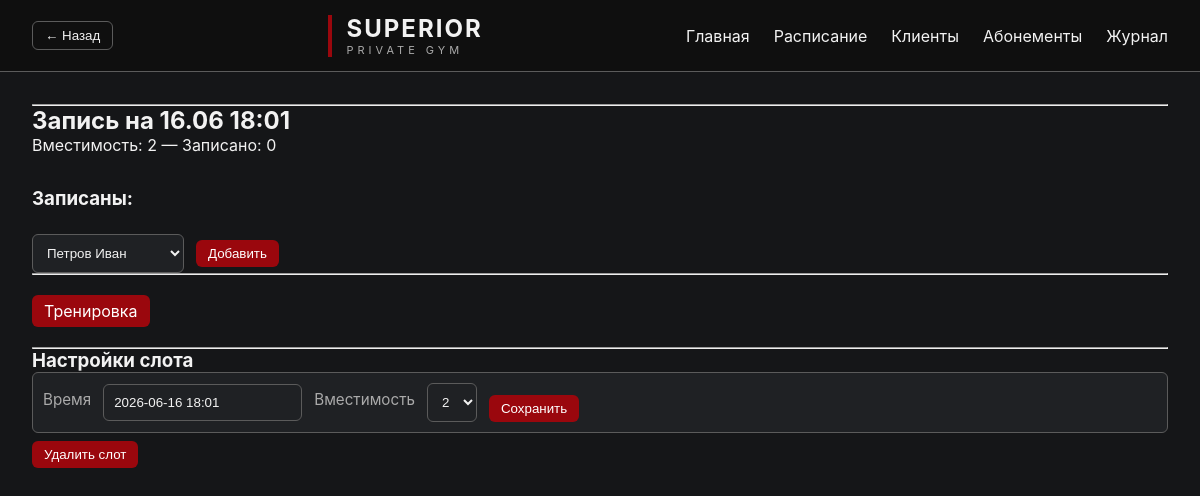
Screenshot of /slot/2?week_offset=0 with the database file from the repository.
### app.py (models this page shows)
class Slot(Base):
    __tablename__ = "slots"
    id = Column(Integer, primary_key=True)
    start_time = Column(DateTime)
    capacity = Column(Integer, default=4)

### app.py (the view)
@app.get("/slot/{slot_id}")
def slot_page(
    request: Request,
    slot_id: int,
    db: Session = Depends(get_db),
    week_offset: int = 0,
):
    slot = db.get(Slot, slot_id)
    bookings = (
        db.query(Booking)
        .filter(
            Booking.slot_id == slot_id
        )
        .all()
    )
    clients: List[Client] = []
    for booking in bookings:
        clients.append(
            db.get(
                Client,
                booking.client_id,
            )
        )
    all_clients = db.query(Client).all()
    return templates.TemplateResponse(
        request=request,
        name="slot.html",
        context={
            "slot": slot,
            "clients": clients,
            "all_clients": all_clients,
            "week_offset": week_offset,
        },
    )

### templates/slot.html (shortened to what this page needs)
{% extends "base.html" %}
{% block content %}
<hr />
<div class="slot-header">
	<h2>Запись на {{ slot.start_time.strftime('%d.%m %H:%M') }}</h2>
	<div class="muted">Вместимость: {{ slot.capacity }} — Записано: {{ clients|length }}</div>
</div>
{% set flash = request.query_params.get('flash') %}
<h3>Записаны:</h3>
<form method="post" action="/slot/{{ slot.id }}/add">
	<select name="client_id" class="field">
		{% for client in all_clients %}
		<option value="{{ client.id }}">
		{{ client.name }}
		</option>
		{% endfor %}
	</select>
	<button class="btn">Добавить</button>
</form>
<hr />
<br />
<a class="btn" href="/slot/{{ slot.id }}/program?week_offset={{ week_offset }}">Тренировка</a>
<br />
<br />
<hr />
<h3>Настройки слота</h3>
<form method="post" action="/slots/edit/{{ slot.id }}" class="field">
	<label class="label">Время</label>
	<input class="field" type="text" name="start_time" value="{{ slot.start_time.strftime('%Y-%m-%d %H:%M') }}" required />
	<label class="label">Вместимость</label>
	<select name="capacity" class="field">
		<option value="2" {% if slot.capacity == 2 %}selected{% endif %}>2</option>
	</select>
	<div class="edit-actions">
		<button class="btn" type="submit">Сохранить</button>
	</div>
</form>
<div style="display: flex; gap: 10px; align-items: center; margin-top: 8px;">
	<form method="post" action="/slots/delete/{{ slot.id }}"
		onsubmit="return confirm('Удалить слот? Это удалит все бронирования.');">
		<button class="btn" >Удалить слот</button>
	</form>
</div>
{% endblock %}

### static/style.css (style rules this page uses)
:root { --bg: #151618; --surface: #1F2124; --surface-hover: #252525; --text: #f2f2f2; --muted: #aaaaaa; --accent: #9A070D; --accent-hover: #B10A11; --accent-soft: rgba(154,7,13,.15); --warm_1: #8A6A4A; --warm_2: #7B5A3D; --green: #3c8f3f; --border: #5B5B5B; --radius: 6px; --radius-lg: 10px; --pad: 10px; --pad-lg: 20px; --btn-pad: 6px 12px; --row-height: 41px; --wrapper-rows: 10; }
.btn { display: inline-block; padding: var(--btn-pad); border-radius: var(--radius); background: var(--accent); color: white; border: none; cursor: pointer; text-decoration: none; text-align: center; }
.label { color: var(--muted); margin-bottom: 6px; font-size: 0.95rem; }
.field { padding: var(--pad); border-radius: var(--radius); border: 1px solid var(--border); background: var(--surface); color: var(--text); }
* { margin: 0; padding: 0; box-sizing: border-box; }
body { background: var(--bg); color: var(--text); font-family: Inter, Arial, sans-serif; min-height: 100vh; }
.slot-header { margin-bottom: 32px; }
form { display: flex; gap: 12px; align-items: center; }
select, input, textarea { background: var(--surface); color: var(--text); border: 1px solid var(--border); padding: var(--pad); border-radius: var(--radius); }
button { background: var(--accent); color: white; border: none; border-radius: var(--radius); padding: var(--btn-pad); cursor: pointer; }
.edit-actions { display: flex; gap: 8px; margin-top: 12px; }

### rows the page displays
Slot: start_time "16.06 18:01", capacity "2", start_time "2026-06-16 18:01"

### other values shown
{{ clients|length }} "0"
form field client_id "Петров Иван"
